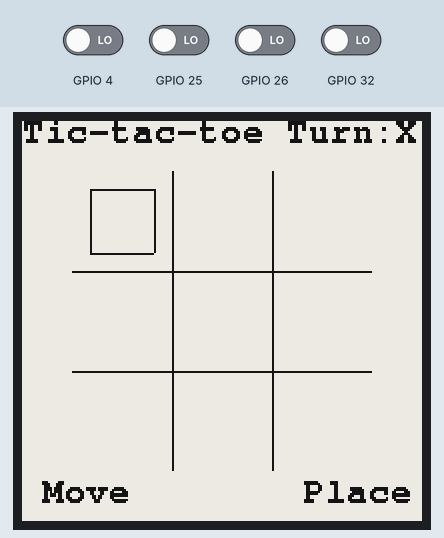
Simulated run of this sketch. Board: ESP32. Shown: 200×200 one-colour display. Inputs (shaded band) come from the test bench; at power-on: GPIO 4, GPIO 25, GPIO 26, GPIO 32 LOW.

Above: at 3.4 s.
3.5 s: GPIO 32 driven HIGH
At 4.4 s:
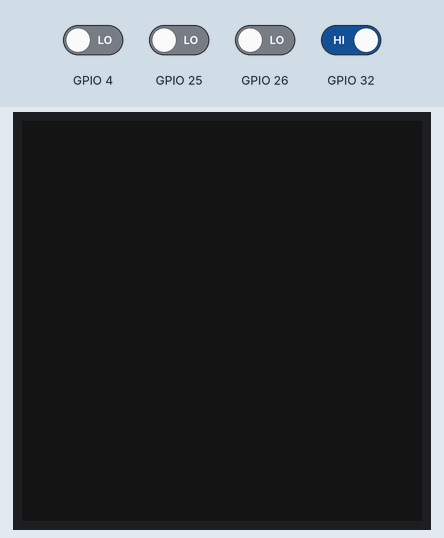
6.0 s: GPIO 4 driven HIGH
At 7.5 s:
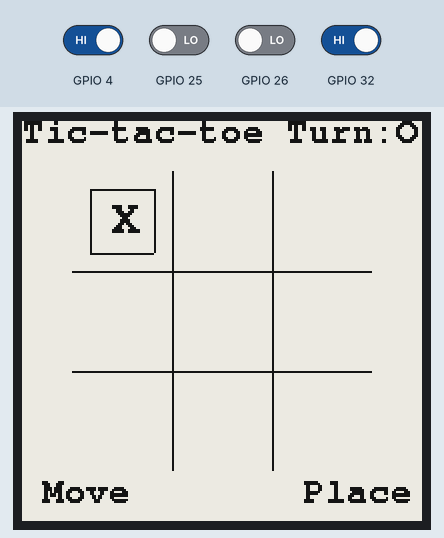
8.0 s: GPIO 26 driven HIGH
At 9.0 s:
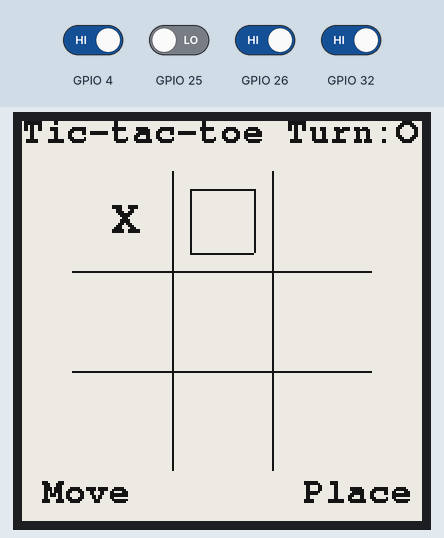
10.0 s: GPIO 4 driven LOW
At 11.7 s:
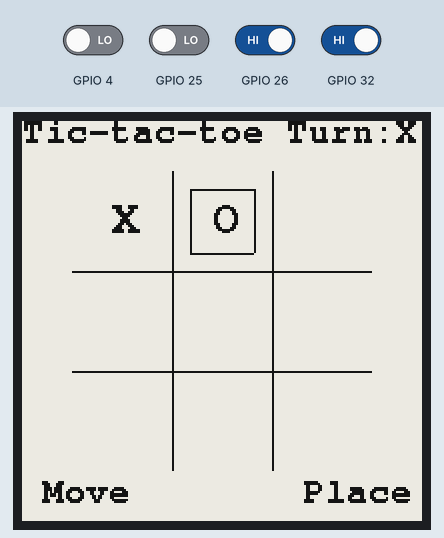
12.0 s: GPIO 26 driven LOW
At 13.3 s:
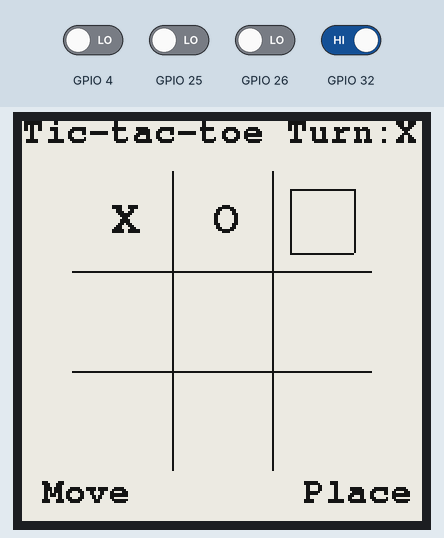
14.0 s: GPIO 4 driven HIGH
At 14.8 s:
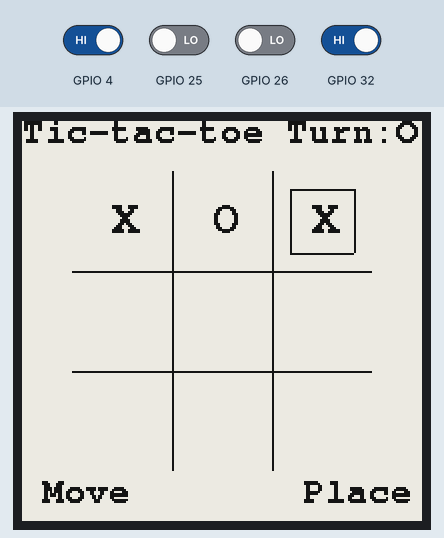
Timing chart, 0 to 17.0 s (numbered marks = the images above; inputs shaded):
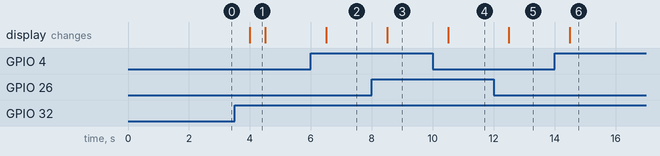

The sketch:

Tic-tac-toe.ino
```cpp
/* Tic-tac-toe on the Watchy
   Made by SwiggityCricket 6/15/2020
   Use all code for whatever you want.
   It doesn't really have anything specific to do with Watchy other than the button inits and display settings,
   but this is a good base to start from for "games" and whatnot. At least it is for me! Please note this absolutely
   destroys battery because the processor is looping forever, even though the display isn't refreshing. Could fix
   this by putting the game logic in the button interrupts and putting it to sleep in between.
   L2: cycle spaces
   R1: reset and clear the screen
   R2: place mark
*/
#include <GxEPD2_BW.h>
#include <Fonts/FreeMonoBold9pt7b.h>
#include <Fonts/FreeMonoBold12pt7b.h>

// Display setup
const int CS = 5;
const int DC = 10;
const int RESET = 9;
const int PIN_BUSY = 19;

GxEPD2_BW<GxEPD2_154_D67, GxEPD2_154_D67::HEIGHT> display(GxEPD2_154_D67(CS, DC, RESET, PIN_BUSY));

// Game variables
int current_space = 0;
String turn = "X";
String board[9] = {"", "", "", "", "", "", "", "", ""};
bool can_draw = false;

// Button setup
#define debounce 100 // time to wait for debounce in ms
struct Btn {
  const uint8_t pin;
  bool pressed;
  unsigned long debounce_timer;
};

Btn L1 = {25, false, 0};
Btn L2 = {26, false, 0};
Btn R1 = {32, false, 0};
Btn R2 = {4, false, 0};

void IRAM_ATTR handleL1() {
  if (L1.debounce_timer == 0) {
    L1.pressed = true;
    L1.debounce_timer = millis();
  }
}
void IRAM_ATTR handleL2() {
  if (L2.debounce_timer == 0) {
    L2.pressed = true;
    L2.debounce_timer = millis();
  }
}
void IRAM_ATTR handleR1() {
  if (R1.debounce_timer == 0) {
    R1.pressed = true;
    R1.debounce_timer = millis();
  }
}
void IRAM_ATTR handleR2() {
  if (R2.debounce_timer == 0) {
    R2.pressed = true;
    R2.debounce_timer = millis();
  }
}

void plotLineLow(int x0, int y0, int x1, int y1, int col) {
  //Using Bresenham's line algorithm for integer arithmetic: https://en.wikipedia.org/wiki/Bresenham%27s_line_algorithm
  int dx = x1 - x0;
  int dy = y1 - y0;
  int yi = 1;
  if (dy < 0) {
    yi = -1;
    dy = -dy;
  }
  int D = (2 * dy) - dx;
  int y = y0;

  for (int x = x0; x < x1; x++) {
    display.drawPixel(x, y, col);
    if (D > 0) {
      y = y + yi;
      D = D + (2 * (dy - dx));
    } else {
      D = D + 2 * dy;
    }
  }
}

void plotLineHigh(int x0, int y0, int x1, int y1, int col) {
  //Using Bresenham's line algorithm for integer arithmetic: https://en.wikipedia.org/wiki/Bresenham%27s_line_algorithm
  int dx = x1 - x0;
  int dy = y1 - y0;
  int xi = 1;

  if (dx < 0) {
    xi = -1;
    dx = -dx;
  }

  int D = (2 * dx) - dy;
  int x = x0;

  for (int y = y0; y < y1; y++) {
    display.drawPixel(x, y, col);
    if (D > 0) {
      x = x + xi;
      D = D + (2 * (dx - dy));
    } else {
      D = D + 2 * dx;
    }
  }
}

void drawLine(int x0, int y0, int x1, int y1, int col) {
  // Iterate along a line, drawing pixels as we go.
  // Using Bresenham's line algorithm for integer arithmetic: https://en.wikipedia.org/wiki/Bresenham%27s_line_algorithm
  if (abs(y1 - y0) < abs(x1 - x0)) {
    if (x0 > x1) {
      plotLineLow(x1, y1, x0, y0, col);
    } else {
      plotLineLow(x0, y0, x1, y1, col);
    }
  } else {
    if (y0 > y1) {
      plotLineHigh(x1, y1, x0, y0, col);
    } else {
      plotLineHigh(x0, y0, x1, y1, col);
    }
  }
}

void drawBoard() {
  int black = GxEPD_BLACK;
  // board setup variables
  int screen_size = 200;
  int border = 25;
  int box_size = round((screen_size - border * 2) / 3);

  display.fillScreen(GxEPD_WHITE);

  // horizontal lines
  drawLine(border, border + box_size, screen_size - border, border + box_size, black);
  drawLine(border, border + box_size * 2, screen_size - border, border + box_size * 2, black);

  // vertical lines
  drawLine(border + box_size, border, border + box_size, screen_size - border, black);
  drawLine(border + box_size * 2, border, border + box_size * 2, screen_size - border, black);

  // spaces and marks
  display.setFont(&FreeMonoBold12pt7b);
  display.setTextColor(GxEPD_BLACK);
  int font_offset = 5;
  for (int i = 0; i < 9; i++) {
    int ypos = floor(i / 3);
    int xpos = i - 3 * (ypos);
    int x = border + box_size / 2 + xpos * box_size;
    int y = border + box_size / 2 + ypos * box_size;
    // draw cursor
    if (current_space == i) {
      drawLine(x - box_size / 3, y - box_size / 3, x + box_size / 3, y - box_size / 3, black);
      drawLine(x - box_size / 3, y + box_size / 3, x + box_size / 3, y + box_size / 3, black);
      drawLine(x - box_size / 3, y - box_size / 3, x - box_size / 3, y + box_size / 3, black);
      drawLine(x + box_size / 3, y - box_size / 3, x + box_size / 3, y + box_size / 3, black);
    }
    display.setCursor(x - font_offset, y + font_offset);
    display.print(board[i]);
  }

  // info text
  display.setFont(&FreeMonoBold9pt7b);
  display.setCursor(0, 10);
  display.println("Tic-tac-toe Turn:" + turn);
  display.setCursor(10, 190);
  display.println("Move");
  display.setCursor(140, 190);
  display.println("Place");
}

void setup() {
  display.init(0, true); // 0 is default SPI baud rate, probably 9600
  display.setFullWindow();
  display.fillScreen(GxEPD_WHITE);

  pinMode(L2.pin, INPUT);
  pinMode(R1.pin, INPUT);
  pinMode(L2.pin, INPUT);
  pinMode(L1.pin, INPUT);

  // please note there is no debounce
  attachInterrupt(L2.pin, handleL2, HIGH);
  attachInterrupt(L1.pin, handleL1, HIGH);
  attachInterrupt(R1.pin, handleR1, HIGH);
  attachInterrupt(R2.pin, handleR2, HIGH);

  drawBoard();
  display.display(false);

}

// You could easily put all of this into a function and call it on button presses, then put the uC to sleep.
void loop() {
  bool refresh = false;
  unsigned long millisRef = millis();
  can_draw = false;

  // handle button debounce

  if (L1.debounce_timer > 0 && millisRef - L1.debounce_timer >= debounce) {
      L1.debounce_timer = 0;
  }
  if (L2.debounce_timer > 0 && millisRef - L2.debounce_timer >= debounce) {
      L2.debounce_timer = 0;
  }
  if (R1.debounce_timer > 0 && millisRef - R1.debounce_timer >= debounce) {
      R1.debounce_timer = 0;
  }
  if (R2.debounce_timer > 0 && millisRef - R2.debounce_timer >= debounce) {
      R2.debounce_timer = 0;
  }

  // handle button presses

  if (L1.pressed) {
    L1.pressed = false;
  }

  if (L2.pressed) {
    // Bottom left button iterates through the board
    current_space++;
    if (current_space > 8) {
      current_space = 0;
    }
    L2.pressed = false;
    can_draw = true;
  }

  if (R1.pressed) {
    // Top right button clears the screen and resets the game
    for (int i = 0; i < 9; i++) {
      board[i] = "";
    }
    turn = "X";
    current_space = 0;
    refresh = true;
    R1.pressed = false;
  }

  if (R2.pressed) {
    // Set the current space
    if (board[current_space] == "") {
      board[current_space] = turn;
      if (turn == "X") {
        turn = "O";
      } else {
        turn = "X";
      }
    }
    R2.pressed = false;
    can_draw = true;
  }

  // Not exactly sure what these do when you aren't initializing the screen but they make the screen incredibly slow.
  // Commenting them out makes it way faster but at the cost of more ghost artifacts. Looks fine to me tho.
  //display.init(0, false);
  //display.setFullWindow();

  // Refresh and draw the screen if needed. Note that the display doesn't update unless a button is pressed.

  if (refresh) {
    display.fillScreen(GxEPD_BLACK);
    display.display(true);
    //delay(430); // Takes about this long for the display to finish displaying stuff on my hardware. If you've done
                // the while(1) -> while(0) modification in the GxEPD2_EPD:_waitWhileBusy library you'll need this.
                // Otherwise leave this commented because the display() function already has delay.
    can_draw = true;
    refresh = false;
  }

  drawBoard();

  if (can_draw) {
    display.display(true);
  }
}
```

Measured:
- after the input at 3.5 s, the display: changes after 0.50 s (image 1)
- after the input at 6.0 s, the display: changes after 0.50 s (image 2)
- after the input at 8.0 s, the display: changes after 0.50 s (image 3)
- after the input at 10.0 s, the display: changes after 0.50 s (image 4)
- after the input at 12.0 s, the display: changes after 0.50 s (image 5)
- after the input at 14.0 s, the display: changes after 0.50 s (image 6)
- what the display in image 1 shows lasts 0.5 s, from 4.0 s to 4.5 s
